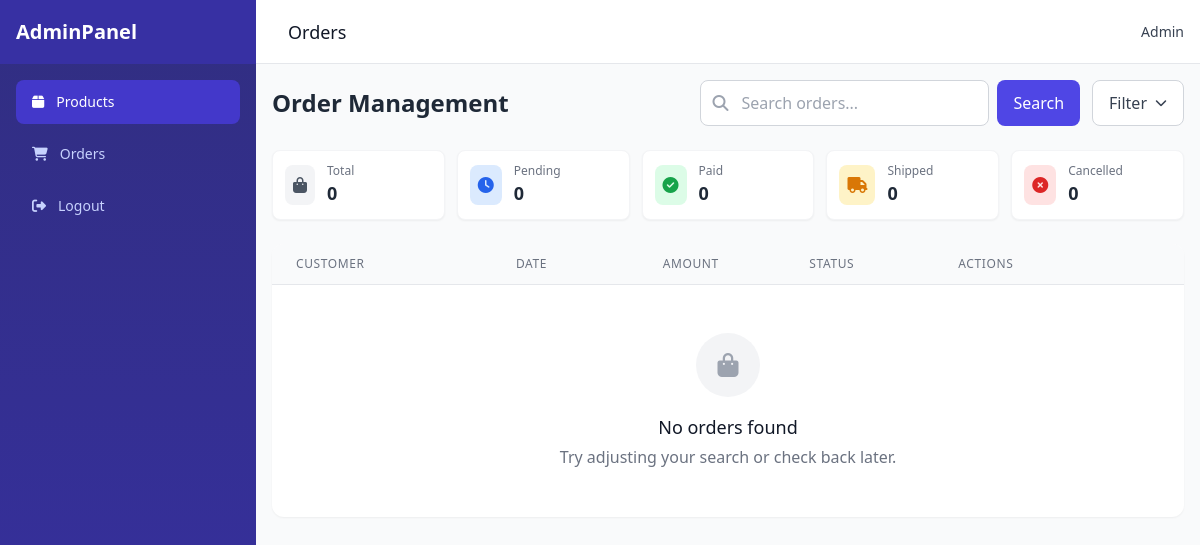
/owner/orders/?q=&page=2 (signed in), run on an earlier commit of the app's database.
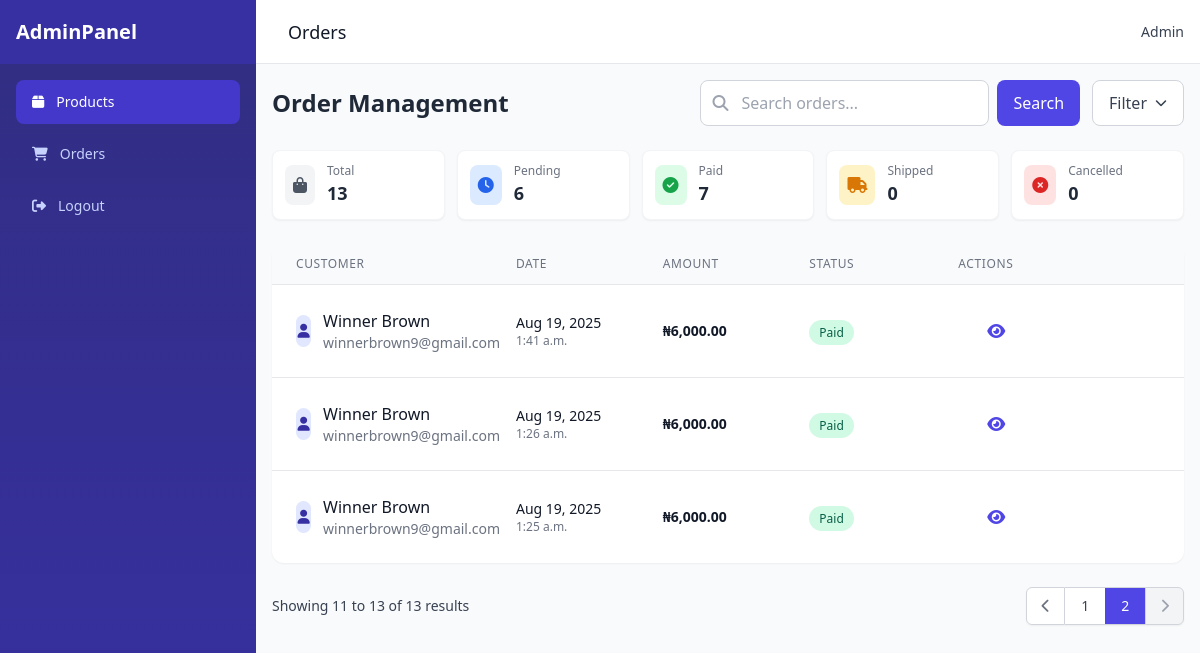
And on a later commit of the database.
### main/models.py (models this page shows, shortened)
class Order(models.Model):
    STATUS_CHOICES = [
        ("pending", "Pending"),
        ("paid", "Paid"),
        ("shipped", "Shipped"),
        ("completed", "Completed"),
        ("cancelled", "Cancelled"),
    ]
    full_name = models.CharField(max_length=200)
    email = models.EmailField()
    phone = models.CharField(max_length=20)
    address = models.TextField()
    status = models.CharField(max_length=20, choices=STATUS_CHOICES, default="pending")
    transaction_ref = models.CharField(max_length=100, blank=True, null=True, unique=True)
    flutterwave_transaction_id = models.CharField(max_length=100, blank=True, null=True)
    payment_method = models.CharField(max_length=50, blank=True, null=True)
    created_at = models.DateTimeField(auto_now_add=True)
    updated_at = models.DateTimeField(auto_now=True)
    def get_total_amount(self):
        return sum(item.get_total_price() for item in self.items.all())
    class Meta:
        ordering = ['-created_at']

class OrderItem(models.Model):
    order = models.ForeignKey(Order, related_name="items", on_delete=models.CASCADE)
    product = models.ForeignKey(Product, related_name="order_items", on_delete=models.CASCADE)
    quantity = models.PositiveIntegerField(default=1)
    price = models.DecimalField(max_digits=10, decimal_places=2)
    def get_total_price(self):
        return self.price * self.quantity

### administration/views.py (the view, shortened to what this page needs)
# urls.py: path("orders/", views.order_list, name="order_list"),
@login_required
def order_list(request):
    query = request.GET.get("q", "")   # search query
    orders = Order.objects.all()
    paginator = Paginator(orders, 10)  # 10 orders per page
    page_number = request.GET.get("page")
    page_obj = paginator.get_page(page_number)
    total_orders = Order.objects.count()
    pending_orders = Order.objects.filter(status="pending").count()
    paid_orders = Order.objects.filter(status="paid").count()
    completed_orders = Order.objects.filter(status="completed").count()
    shipped_orders = Order.objects.filter(status="shipped").count()
    cancelled_orders = Order.objects.filter(status="cancelled").count()
    context = {
        "orders": page_obj,   # paginated queryset
        "query": query,       # to keep search term in template
        "total_orders": total_orders,
        "pending_orders": pending_orders,
        "completed_orders": completed_orders,
        "shipped_orders": shipped_orders,
        "cancelled_orders": cancelled_orders,
        "paid_orders": paid_orders,
    }
    return render(request, "orders/order_list.html", context)

### administration/templates/orders/order_list.html (shortened to what this page needs)
{% extends "sase.html" %}
{% load humanize %}
{% block page_title %}Orders{% endblock %}
{% block content %}
<div class="mb-6">
    <div class="flex flex-col md:flex-row md:items-center md:justify-between gap-4 mb-6">
        <h3 class="text-2xl font-bold text-gray-800">Order Management</h3>
        <div class="flex flex-col sm:flex-row gap-3">
            <form method="get" class="flex-1 flex">
                <div class="relative flex-1">
                    <input type="text" name="q" value="{{ query }}" placeholder="Search orders..."
                        class="w-full pl-10 pr-4 py-2.5 border border-gray-300 rounded-lg focus:ring-2 focus:ring-indigo-500 focus:border-indigo-500 transition" />
                    <div class="absolute inset-y-0 left-0 pl-3 flex items-center pointer-events-none">
                    </div>
                </div>
                <button type="submit" class="ml-2 px-4 bg-indigo-600 text-white rounded-lg hover:bg-indigo-700 transition-colors">
                    Search
                </button>
            </form>
            <div class="relative">
                <button type="button" class="px-4 py-2.5 border border-gray-300 rounded-lg text-gray-700 bg-white hover:bg-gray-50 flex items-center">
                    <span>Filter</span>
                    <i class="fas fa-chevron-down ml-2 text-xs"></i>
                </button>
            </div>
        </div>
    </div>
<div class="grid grid-cols-2 md:grid-cols-5 gap-3 mb-6">
    <div class="bg-white p-3 rounded-lg shadow-sm border border-gray-100">
        <div class="flex items-center">
            <div class="p-2 rounded-lg bg-gray-100 text-gray-600 mr-3">
                <i class="fas fa-shopping-bag"></i>
            </div>
            <div>
                <p class="text-xs font-medium text-gray-500">Total</p>
                <h3 class="text-lg font-bold text-gray-800">{{ total_orders }}</h3>
            </div>
        </div>
    </div>
    <div class="bg-white p-3 rounded-lg shadow-sm border border-gray-100">
        <div class="flex items-center">
            <div class="p-2 rounded-lg bg-blue-100 text-blue-600 mr-3">
                <i class="fas fa-clock"></i>
            </div>
            <div>
                <p class="text-xs font-medium text-gray-500">Pending</p>
                <h3 class="text-lg font-bold text-gray-800">{{ pending_orders }}</h3>
            </div>
        </div>
    </div>
    <div class="bg-white p-3 rounded-lg shadow-sm border border-gray-100">
        <div class="flex items-center">
            <div class="p-2 rounded-lg bg-green-100 text-green-600 mr-3">
                <i class="fas fa-check-circle"></i>
            </div>
            <div>
                <p class="text-xs font-medium text-gray-500">Paid</p>
                <h3 class="text-lg font-bold text-gray-800">{{ paid_orders }}</h3>
            </div>
        </div>
    </div>
    <div class="bg-white p-3 rounded-lg shadow-sm border border-gray-100">
        <div class="flex items-center">
            <div class="p-2 rounded-lg bg-amber-100 text-amber-600 mr-3">
                <i class="fas fa-truck"></i>
            </div>
            <div>
                <p class="text-xs font-medium text-gray-500">Shipped</p>
                <h3 class="text-lg font-bold text-gray-800">{{ shipped_orders }}</h3>
            </div>
        </div>
    </div>
    <div class="bg-white p-3 rounded-lg shadow-sm border border-gray-100">
        <div class="flex items-center">
            <div class="p-2 rounded-lg bg-red-100 text-red-600 mr-3">
                <i class="fas fa-times-circle"></i>
            </div>
            <div>
                <p class="text-xs font-medium text-gray-500">Cancelled</p>
                <h3 class="text-lg font-bold text-gray-800">{{ cancelled_orders }}</h3>
            </div>
        </div>
    </div>
</div>
</div>
<div class="bg-white rounded-xl shadow-sm overflow-hidden">
    <div class="hidden md:grid md:grid-cols-12 gap-4 px-6 py-3 bg-gray-50 border-b border-gray-200 text-xs font-medium text-gray-500 uppercase tracking-wider">
        <div class="col-span-3">Customer</div>
        <div class="col-span-2">Date</div>
        <div class="col-span-2">Amount</div>
        <div class="col-span-2">Status</div>
        <div class="col-span-1 text-right">Actions</div>
    </div>
    <div class="divide-y divide-gray-200">
        {% for order in orders %}
        <div class="p-4 md:p-6 hover:bg-gray-50 transition-colors">
            <div class="grid grid-cols-1 md:grid-cols-12 gap-4 items-center">
                <div class="md:col-span-3">
                    <div class="flex items-center">
                        <div class="hidden md:flex md:items-center md:justify-center w-8 h-8 rounded-full bg-indigo-100 text-indigo-800 mr-3">
                            <i class="fas fa-user text-sm"></i>
                        </div>
                        <div>
                            <h4 class="font-medium text-gray-900">{{ order.full_name }}</h4>
                            <p class="text-sm text-gray-500 truncate">{{ order.email }}</p>
                        </div>
                    </div>
                </div>
                <div class="md:col-span-2 hidden md:block">
                    <p class="text-sm text-gray-900">{{ order.created_at|date:"M d, Y" }}</p>
                    <p class="text-xs text-gray-500">{{ order.created_at|time }}</p>
                </div>
                <div class="hidden md:block md:col-span-2">
                    <p class="text-sm font-semibold text-gray-900">₦{{ order.get_total_amount|intcomma }}</p>
                </div>
                <div class="hidden md:block md:col-span-2">
                    <span class="status-badge {{ order.status }} px-2.5 py-1 text-xs font-medium rounded-full">
                        {{ order.get_status_display }}
                    </span>
                </div>
                <div class="md:col-span-1 flex justify-end">
                    <a href="{% url "order_detail" order.id %}" class="p-2 text-indigo-600 hover:text-indigo-800 rounded-lg hover:bg-indigo-50" title="View Details">
                        <i class="fas fa-eye"></i>
                    </a>
                </div>
            </div>
        </div>
        {% empty %}
        <div class="py-12 text-center">
            <div class="inline-flex items-center justify-center rounded-full bg-gray-100 w-16 h-16 mb-4">
                <i class="fas fa-shopping-bag text-2xl text-gray-400"></i>
            </div>
            <h3 class="text-lg font-medium text-gray-900 mb-1">No orders found</h3>
            <p class="text-gray-500">Try adjusting your search or check back later.</p>
        </div>
        {% endfor %}
    </div>
</div>
{% if orders.has_other_pages %}
<div class="mt-6 flex flex-col sm:flex-row items-center justify-between gap-4">
    <div class="text-sm text-gray-700">
        Showing <span class="font-medium">{{ orders.start_index }}</span> to
        <span class="font-medium">{{ orders.end_index }}</span> of
        <span class="font-medium">{{ orders.paginator.count }}</span> results
    </div>
    <nav class="inline-flex rounded-md shadow-sm">
        {% if orders.has_previous %}
        <a href="?q={{ query }}&page={{ orders.previous_page_number }}" class="px-3.5 py-2 rounded-l-md border border-gray-300 bg-white text-sm font-medium text-gray-500 hover:bg-gray-50">
            <i class="fas fa-chevron-left"></i>
        </a>
        {% else %}
        <span class="px-3.5 py-2 rounded-l-md border border-gray-300 bg-gray-100 text-sm font-medium text-gray-400">
            <i class="fas fa-chevron-left"></i>
        </span>
        {% endif %}
        {% for num in orders.paginator.page_range %}
            {% if orders.number == num %}
            <span class="px-4 py-2 border-t border-b border-gray-300 bg-indigo-600 text-sm font-medium text-white">{{ num }}</span>
            {% else %}
            <a href="?q={{ query }}&page={{ num }}" class="px-4 py-2 border-t border-b border-gray-300 bg-white text-sm font-medium text-gray-700 hover:bg-gray-50">{{ num }}</a>
            {% endif %}
        {% endfor %}
        {% if orders.has_next %}
        <a href="?q={{ query }}&page={{ orders.next_page_number }}" class="px-3.5 py-2 rounded-r-md border border-gray-300 bg-white text-sm font-medium text-gray-500 hover:bg-gray-50">
            <i class="fas fa-chevron-right"></i>
        </a>
        {% else %}
        <span class="px-3.5 py-2 rounded-r-md border border-gray-300 bg-gray-100 text-sm font-medium text-gray-400">
            <i class="fas fa-chevron-right"></i>
        </span>
        {% endif %}
    </nav>
</div>
{% endif %}
{% endblock %}

### administration/templates/sase.html (shortened to what this page needs)
<!DOCTYPE html>
<html lang="en">
<head>
    <script src="https://cdn.tailwindcss.com"></script>
    <link rel="stylesheet" href="https://cdnjs.cloudflare.com/ajax/libs/font-awesome/6.4.0/css/all.min.css">
</head>
<body class="bg-gray-50">
    <div class="flex h-screen overflow-hidden">
        <div class="hidden md:flex md:flex-shrink-0">
            <div class="flex flex-col w-64 bg-gradient-to-b from-indigo-900 to-indigo-800">
                <div class="flex items-center h-16 px-4 bg-indigo-800">
                    <h1 class="text-white text-xl font-bold">AdminPanel</h1>
                </div>
                <div class="flex flex-col flex-grow px-4 py-4 overflow-y-auto">
                    <nav class="flex-1 space-y-2">
                        <a href="{% url "admin_dashboard" %}" class="flex items-center px-4 py-3 text-sm font-medium text-white bg-indigo-700 rounded-lg">
                            <i class="fas fa-box mr-3"></i>
                            Products
                        </a>
                        <a href="{% url "order_list" %}" class="flex items-center px-4 py-3 text-sm font-medium text-indigo-200 hover:text-white hover:bg-indigo-700 rounded-lg">
                            <i class="fas fa-shopping-cart mr-3"></i>
                            Orders
                        </a>
                        <a href="{% url 'logout' %}" class="flex items-center px-4 py-3 text-sm font-medium text-indigo-200 hover:text-white hover:bg-indigo-700 rounded-lg">
                            <i class="fas fa-sign-out-alt mr-3"></i>
                            Logout
                        </a>
                    </nav>
                </div>
            </div>
        </div>
        <div class="flex flex-col flex-1 overflow-hidden">
            <div class="flex items-center justify-between h-16 px-4 bg-white border-b border-gray-200">
                <div class="flex items-center">
                    <h2 class="ml-4 text-lg font-medium text-gray-900">{% block page_title %}{% endblock %}</h2>
                </div>
                <div class="flex items-center space-x-4">
                    <div class="relative">
                        <button class="flex items-center space-x-2">
                            <span class="text-sm font-medium text-gray-700">Admin</span>
                        </button>
                    </div>
                </div>
            </div>
            <div class="flex-1 overflow-auto p-4">
                {% block content %}{% endblock %}
            </div>
        </div>
    </div>
</body>
</html>

### administration/templates/orders/order_list.html (style rules this page uses)
.status-badge.paid { background-color: #D1FAE5; color: #065F46; }

What changed in the data, as far as the page shows it:
added Order: full_name "Winner Brown", email "winnerbrown9@gmail.com", created_at "Aug 19, 2025", created_at "1:41 a.m.", get_total_amount "6,000.00", status "Paid"
added Order: full_name "Winner Brown", email "winnerbrown9@gmail.com", created_at "Aug 19, 2025", created_at "1:26 a.m.", get_total_amount "6,000.00", status "Paid"
added Order: full_name "Winner Brown", email "winnerbrown9@gmail.com", created_at "Aug 19, 2025", created_at "1:25 a.m.", get_total_amount "6,000.00", status "Paid"
Also different on the page:
{{ total_orders }}: "0" → "13"
{{ pending_orders }}: "0" → "6"
{{ paid_orders }}: "0" → "7"
{{ orders.start_index }}: (not shown) → "11"
{{ orders.end_index }}: (not shown) → "13"
{{ orders.paginator.count }}: (not shown) → "13"
text no longer shown: "No orders found Try adjusting your search or check back later."
text now shown: "Showing to of results"
new list line: "1"
new list line: "2"
